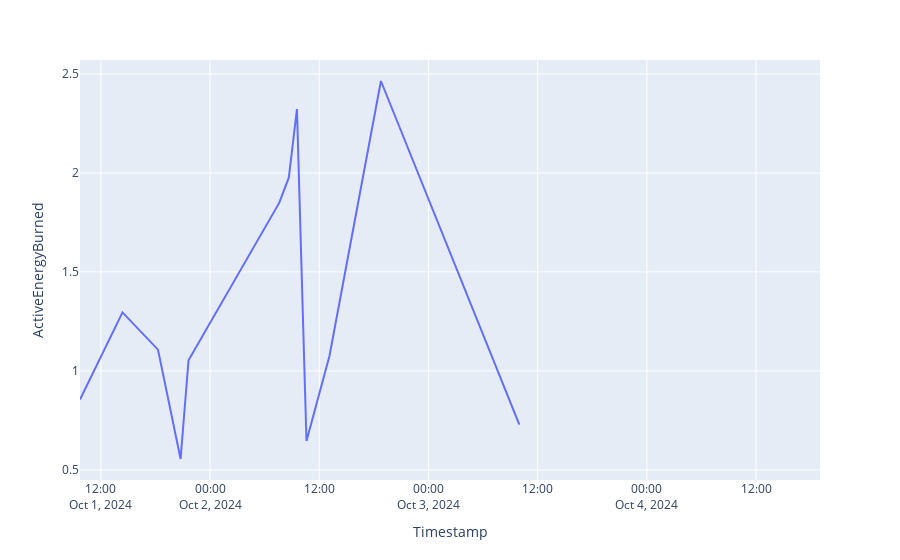

The notebook cell saved with this chart:
### Code cell
fig1 = px.line(df, x="Timestamp", y="ActiveEnergyBurned")

fig1.show()

### Figure 1 — Plotly figure (JSON) as saved in the notebook; plotly's stock layout.template omitted (floating-point values rounded to 4 significant figures)
{"data": [{"hovertemplate": "Timestamp=%{x}<br>ActiveEnergyBurned=%{y}<extra></extra>", "legendgroup": "", "line": {"color": "#636efa", "dash": "solid"}, "marker": {"symbol": "circle"}, "mode": "lines", "name": "", "orientation": "v", "showlegend": false, "type": "scatter", "x": ["2024-10-01T09:42:34", "2024-10-01T14:22:48", "2024-10-01T18:16:36", "2024-10-01T20:45:49", "2024-10-01T21:38:05", "2024-10-02T07:35:53", "2024-10-02T08:39:10", "2024-10-02T09:32:56", "2024-10-02T10:35:49", "2024-10-02T13:07:10", "2024-10-02T18:46:31", "2024-10-03T09:59:08", "2024-10-03T12:48:45", "2024-10-03T16:56:13", "2024-10-04T09:42:25", "2024-10-04T12:31:51", "2024-10-04T19:01:22"], "xaxis": "x", "y": [0.8556, 1.296, 1.108, 0.5551, 1.054, 1.849, 1.976, 2.323, 0.646, 1.075, 2.464, 0.7292, null, null, null, null, null], "yaxis": "y"}], "layout": {"legend": {"tracegroupgap": 0}, "margin": {"t": 60}, "xaxis": {"anchor": "y", "domain": [0, 1], "title": {"text": "Timestamp"}}, "yaxis": {"anchor": "x", "domain": [0, 1], "title": {"text": "ActiveEnergyBurned"}}}}
